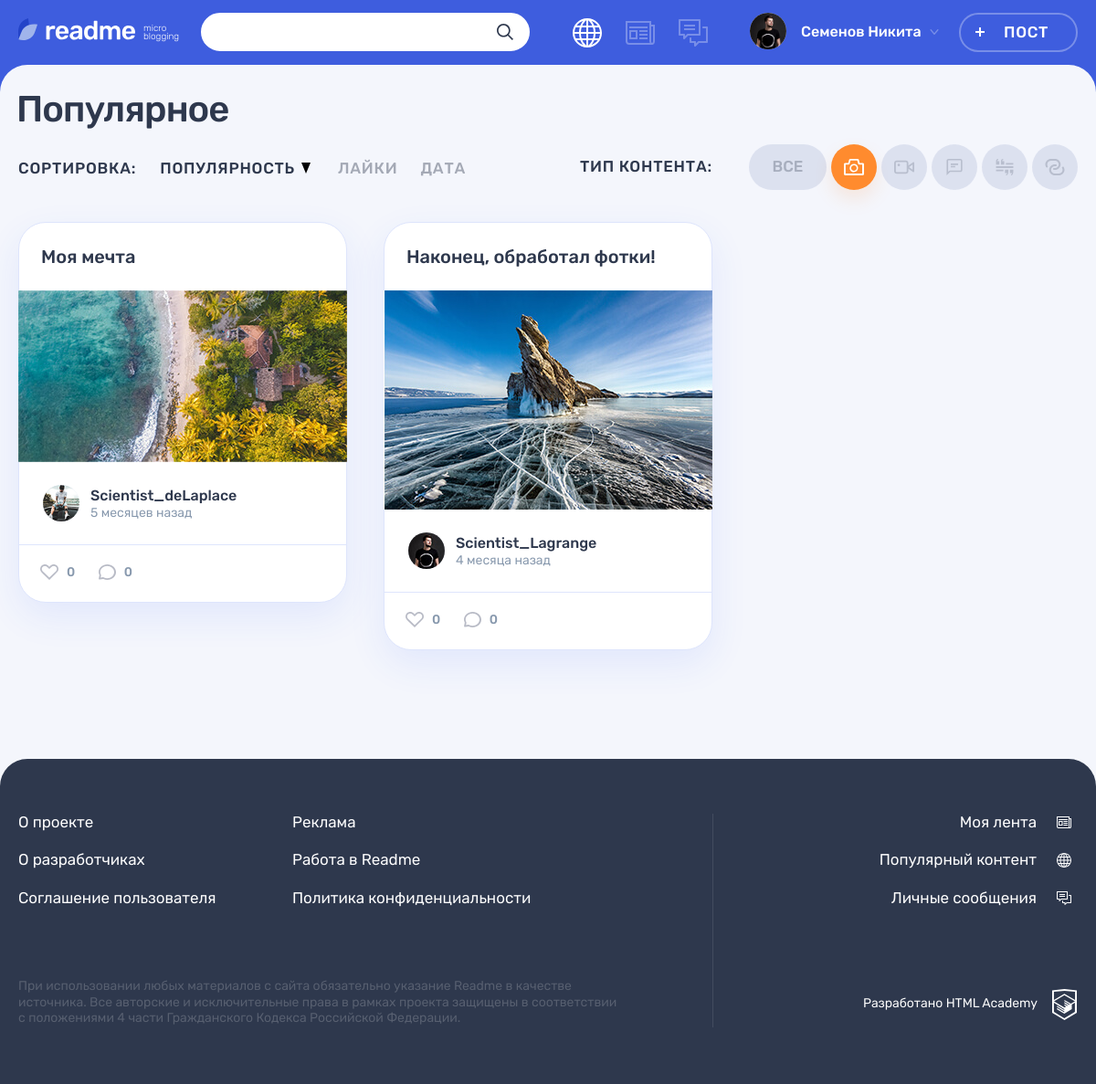
The app's page /index.php?content_type_id=1 with its own data.
### tables this page shows
CREATE TABLE content_types (
  id INT AUTO_INCREMENT PRIMARY KEY,
  type_title CHAR(8),
  class_icon CHAR(8),
  alias VARCHAR(8)
);

CREATE TABLE posts (
  id INT AUTO_INCREMENT PRIMARY KEY,
  creation_date DATETIME,
  title VARCHAR(64) NOT NULL,
  text TEXT,
  quote_author VARCHAR(64),
  img VARCHAR(255),
  video VARCHAR(255),
  link VARCHAR(255),
  view_count INT,
  user_id INT,
  content_types_id INT
);

CREATE TABLE users (
  id INT AUTO_INCREMENT PRIMARY KEY,
  registration_date DATETIME,
  email VARCHAR(320) NOT NULL,
  login VARCHAR(255) NOT NULL,
  password CHAR(64) NOT NULL,
  avatar VARCHAR(255)
);

### helpers.php (called while the page is built, shortened)
<?php
function get_noun_plural_form(int $number, string $one, string $two, string $many): string
{
    $number = (int)$number;
    $mod10 = $number % 10;
    $mod100 = $number % 100;
    switch (true) {
        case ($mod100 >= 11 && $mod100 <= 20):
            return $many;
        case ($mod10 > 5):
            return $many;
        case ($mod10 >= 2 && $mod10 <= 4):
            return $two;
        default:
            return $many;
    }
}
function include_template($name, array $data = [])
{
    $name = 'templates/' . $name;
    extract($data);
    require $name;
    $result = ob_get_clean();
    return $result;
}

### utils.php (called while the page is built, shortened)
<?php
function post_date($date_str, $back): array {
    $date = date_create($date_str);
    $date_format_str = date_format($date, 'Y-m-d H:i');
    $cur_date = date_create('now');
    $diff = date_diff($date, $cur_date);
    $diff_count_i = date_interval_format($diff, "%i");
    $diff_count_h = date_interval_format($diff, "%h");
    $diff_count_d = date_interval_format($diff, "%d");
    $diff_count_m = date_interval_format($diff, "%m");
    $rel_date = 0;
    if ($diff_count_i > 0 && $diff_count_i  < 60) {
        $rel_date = $diff_count_i . get_noun_plural_form($diff_count_i, ' минута ', ' минуты ', ' минут ') . $back;
    }
    if ($diff_count_h >= 1 && $diff_count_h  < 24) {
        $rel_date = $diff_count_h . get_noun_plural_form($diff_count_h, ' час ', ' часа ', ' часов ') . $back;
    }
    if ($diff_count_d >= 7 && $diff_count_d < 30) {
        $rel_date = floor($diff_count_d / 7) . get_noun_plural_form(floor($diff_count_d / 7), ' неделю ', ' недели ', ' недель ') . $back;
    }
    if ($diff_count_m > 1) {
        $rel_date = $diff_count_m . get_noun_plural_form($diff_count_m, ' месяц ', ' месяца ', ' месяцев ') . $back;
    }
    return [$date_format_str, $rel_date];
}
function get_db($sql_query): array {
    $result = mysqli_query(require 'db.php', $sql_query);
    $array = mysqli_fetch_all($result, MYSQLI_ASSOC);
    return($array);
}
function get_posts_from_db($sorting, $sort_type, $limit, $filter_id): array {
    if ($filter_id != NULL) {
    $query = sprintf("SELECT posts.id, users.login, users.avatar, content_types.type_title, content_types.alias, creation_date, posts.title, text, quote_author, img, video, link, view_count, user_id, content_types_id
FROM posts
INNER JOIN content_types ON posts.content_types_id = content_types.id
INNER JOIN users ON posts.user_id = users.id
WHERE content_types.id = %d
ORDER BY %s %s LIMIT %d",  $filter_id, $sorting, $sort_type, $limit);
    }
    $array = get_db($query);
    return($array);
}
function get_types_from_db(): array {
    $query = "SELECT type_title, class_icon, alias FROM content_types";
    $array = get_db($query);
    return($array);
}
function get_post_css_class($alias): string {
    switch ($alias !== '') {
        case ($alias === 'photo'):
            return 'post-photo';
    }
}
function get_button_css_class($type_alias): string {
    switch ($type_alias !== '') {
        case ($type_alias === 'photo'):
            $filters__button = 'filters__button--photo';
            break;
        case ($type_alias === 'video'):
            $filters__button = 'filters__button--video';
            break;
        case ($type_alias === 'text'):
            $filters__button = 'filters__button--text';
            break;
        case ($type_alias === 'quote'):
            $filters__button = 'filters__button--quote';
            break;
        case ($type_alias === 'link'):
            $filters__button = 'filters__button--link';
            break;
    }
    return $filters__button;
}
function get_id_for_content_type($type_alias): int {
    switch ($type_alias !== '') {
        case ($type_alias === 'photo'):
            $id = 1;
            break;
        case ($type_alias === 'video'):
            $id = 2;
            break;
        case ($type_alias === 'text'):
            $id = 3;
            break;
        case ($type_alias === 'quote'):
            $id = 4;
            break;
        case ($type_alias === 'link'):
            $id = 5;
            break;
    }
    return $id;
}
function is_button_active($url_id, $type_id): string {
    $button_active = '';
    if ($url_id == $type_id) {
        $button_active = 'filters__button--active';
    }
    return $button_active;
}
function get_link_for_type_button($type_id): string {
    return sprintf('index.php?content_type_id=%d',$type_id);
}
function get_link_for_post($post_id): string {
    return sprintf('post.php?id=%d',$post_id);
}
function get_photo_file_path($file_name): string {
    $check_file = file_exists('img/' . $file_name);
    return '../img/' . $file_name;
}

### db.php (called while the page is built, shortened)
<?php
$con = mysqli_connect("127.0.0.1", "root", "", "2025455-readme-12");
mysqli_set_charset($con, "utf8");
return $con;

### templates/main.php (the view, shortened to what this page needs)
<div class="container">
        <h1 class="page__title page__title--popular">Популярное</h1>
    </div>
    <div class="popular container">
        <div class="popular__filters-wrapper">
            <div class="popular__sorting sorting">
                <b class="popular__sorting-caption sorting__caption">Сортировка:</b>
                <ul class="popular__sorting-list sorting__list">
                    <li class="sorting__item sorting__item--popular">
                        <a class="sorting__link sorting__link--active" href="#">
                            <span>Популярность</span>
                            <svg class="sorting__icon" width="10" height="12">
                                <use xlink:href="#icon-sort"></use>
                            </svg>
                        </a>
                    </li>
                    <li class="sorting__item">
                        <a class="sorting__link" href="#">
                            <span>Лайки</span>
                        </a>
                    </li>
                    <li class="sorting__item">
                        <a class="sorting__link" href="#">
                            <span>Дата</span>
                        </a>
                    </li>
                </ul>
            </div>
            <div class="popular__filters filters">
                <b class="popular__filters-caption filters__caption">Тип контента:</b>
                <ul class="popular__filters-list filters__list">
                    <li class="popular__filters-item popular__filters-item--all filters__item filters__item--all">
                        <a class="filters__button filters__button--ellipse filters__button--all <?=($content_type_id == '') ? 'filters__button--active' : ''?>" href="../index.php">
                            <span>Все</span>
                        </a>
                    </li>
                    <?php foreach ($types as $type): ?>
                    <?php $id = get_id_for_content_type($type['alias'])?>
                    <li class="popular__filters-item filters__item">
                        <a class="filters__button <?=get_button_css_class($type['alias'])?> button <?=is_button_active($content_type_id, $id)?>" href=<?=get_link_for_type_button($id)?>>
                            <svg class="filters__icon" width="22" height="18">
                                <use xlink:href="<?=get_button_icon_url($type['alias'])?>"></use>
                            </svg>
                        </a>
                    </li>
                    <?php endforeach; ?>
                </ul>
            </div>
        </div>
        <div class="popular__posts">
            <?php foreach ($posts as $index=>$post): ?>
                <?php $css_class = get_post_css_class($post['alias']); ?>
                <article class="popular__post post <?=$css_class?>">
                    <header class="post__header">
                        <h2><a href="<?=get_link_for_post($post['id'])?>"><?=htmlspecialchars($post['title'])?></a></h2>
                    </header>
                    <div class="post__main">
                        <?php if ($post['type_title'] === 'Цитата'): ?>
                            <blockquote>
                                <p>
                                    <?= htmlspecialchars($post['text']) ?>
                                </p>
                                <cite><?= htmlspecialchars($post['quote_author']) ?></cite>
                            </blockquote>
                        <?php elseif ($post['type_title'] === 'Фото'): ?>
                            <div class="post-photo__image-wrapper">
                                <img src="<?=get_photo_file_path($post['img'])?>" alt="Фото от пользователя" width="360" height="240">
                            </div>
                        <?php endif; ?>
                    </div>
                    <footer class="post__footer">
                        <div class="post__author">
                            <a class="post__author-link" href="#" title="Автор">
                                <div class="post__avatar-wrapper">
                                    <img class="post__author-avatar" src="img/<?= $post['avatar'] ?>" alt="Аватар пользователя">
                                </div>
                                <div class="post__info">
                                    <b class="post__author-name"><?= htmlspecialchars($post['login']) ?></b>
                                    <?php $date = $post['creation_date'];
                                    [$formatted_date, $relative_date] = post_date($date, 'назад'); ?>
                                    <time class="post__time" datetime="<?=$date?>" title="<?=$formatted_date?>"><?=$relative_date?></time>
                                </div>
                            </a>
                        </div>
                        <div class="post__indicators">
                            <div class="post__buttons">
                                <a class="post__indicator post__indicator--likes button" href="#" title="Лайк">
                                    <svg class="post__indicator-icon" width="20" height="17">
                                        <use xlink:href="#icon-heart"></use>
                                    </svg>
                                    <span>0</span>
                                </a>
                                <a class="post__indicator post__indicator--comments button" href="#" title="Комментарии">
                                    <svg class="post__indicator-icon" width="19" height="17">
                                        <use xlink:href="#icon-comment"></use>
                                    </svg>
                                    <span>0</span>
                                </a>
                            </div>
                        </div>
                    </footer>
                </article>
            <?php endforeach; ?>
        </div>
    </div>

### records on screen
posts: title "Моя мечта", img (picture), user.avatar (picture), user.login "Scientist_deLaplace", relative_date "5 месяцев назад"
posts: title "Наконец, обработал фотки!", img (picture), user.avatar (picture), user.login "Scientist_Lagrange", relative_date "4 месяца назад"

### other values on screen
$user_name "Семенов Никита"
